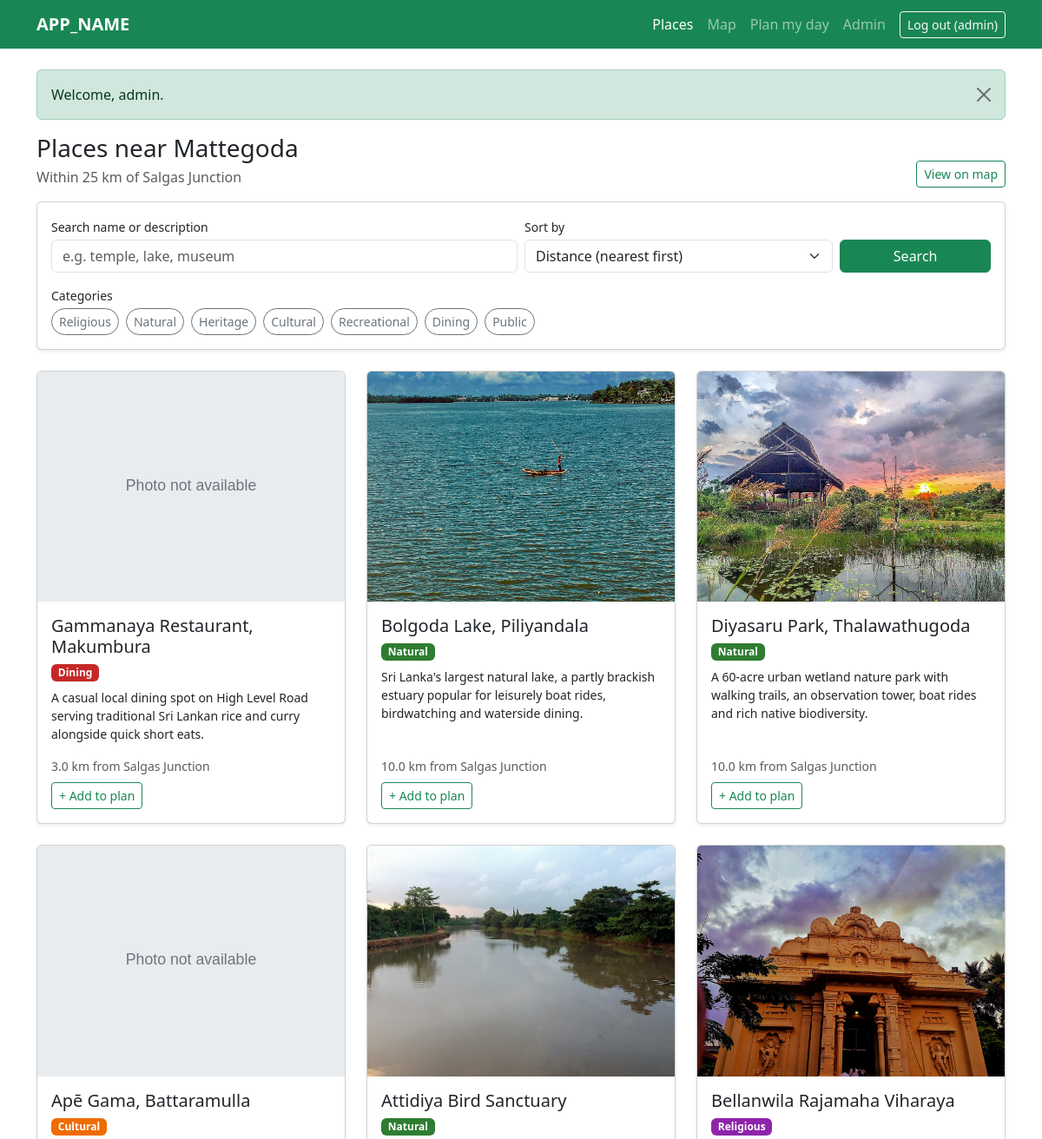
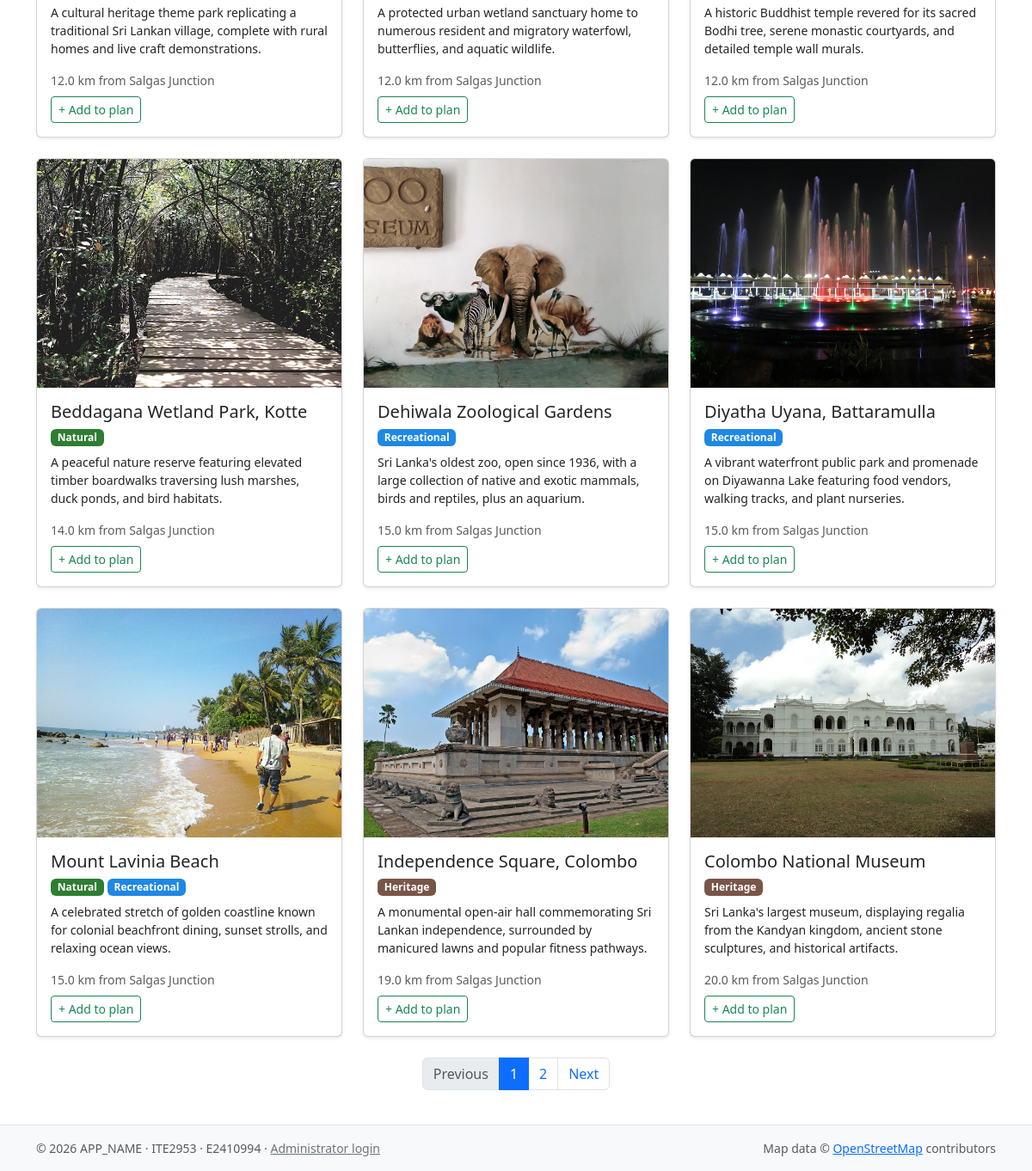
Page / (signed in) on the committed database (2 pictures, top to bottom).
### tables this page shows
CREATE TABLE category (
  category_id  TINYINT UNSIGNED NOT NULL AUTO_INCREMENT,
  name         VARCHAR(30) NOT NULL,
  badge_colour CHAR(7)     NOT NULL,
  marker_icon  VARCHAR(50) NULL,
  PRIMARY KEY (category_id),
  UNIQUE KEY uq_category_name (name)
);

CREATE TABLE place (
  place_id           INT UNSIGNED NOT NULL AUTO_INCREMENT,
  name               VARCHAR(120) NOT NULL,
  summary            VARCHAR(200) NOT NULL,
  description        TEXT         NOT NULL,
  latitude           DECIMAL(9,6) NOT NULL,
  longitude          DECIMAL(9,6) NOT NULL,
  access_point       VARCHAR(150) NULL,
  opening_time       TIME NULL,
  closing_time       TIME NULL,
  closed_days        SET('Mon','Tue','Wed','Thu','Fri','Sat','Sun','Poya') NOT NULL DEFAULT '',
  entry_fee          VARCHAR(120) NULL,
  best_time          VARCHAR(120) NULL,
  visit_duration_min SMALLINT UNSIGNED NULL,
  travel_tips        TEXT NULL,
  facilities         VARCHAR(255) NULL,
  distance_km        DECIMAL(5,2) NULL,
  travel_min         SMALLINT UNSIGNED NULL,
  info_source        VARCHAR(255) NULL,
  is_active          TINYINT(1) NOT NULL DEFAULT 1,
  created_at         DATETIME NOT NULL DEFAULT CURRENT_TIMESTAMP,
  updated_at         DATETIME NOT NULL DEFAULT CURRENT_TIMESTAMP ON UPDATE CURRENT_TIMESTAMP,
  PRIMARY KEY (place_id),
  KEY idx_place_active_distance (is_active, distance_km)
);

### includes/bootstrap.php (called while the page is built, shortened)
<?php
require_once __DIR__ . '/helpers.php';
spl_autoload_register(function (string $class): void {
    $file = __DIR__ . '/../src/' . $class . '.php';
});

### src/Database.php (called while the page is built, shortened)
<?php
final class Database
{
    private static ?PDO $pdo = null;
    public static function getConnection(): PDO
    {
        if (self::$pdo === null) {
            $dsn = sprintf(
                'mysql:host=%s;port=%d;dbname=%s;charset=utf8mb4',
                DB_HOST, DB_PORT, DB_NAME
            );
            self::$pdo = new PDO($dsn, DB_USER, DB_PASS, [
                PDO::ATTR_ERRMODE            => PDO::ERRMODE_EXCEPTION,
                PDO::ATTR_DEFAULT_FETCH_MODE => PDO::FETCH_ASSOC,
                PDO::ATTR_EMULATE_PREPARES   => false,
            ]);
        }
        return self::$pdo;
    }
}

### src/Category.php (called while the page is built, shortened)
<?php
final class Category
{
    private static ?array $cache = null;
    public static function findAll(): array
    {
        if (self::$cache === null) {
            self::$cache = [];
            $rows = Database::getConnection()
                ->query('SELECT category_id, name, badge_colour, marker_icon FROM category ORDER BY category_id')
                ->fetchAll();
            foreach ($rows as $r) {
                self::$cache[(int) $r['category_id']] = new self(
                    (int) $r['category_id'],
                    $r['name'],
                    $r['badge_colour'],
                    $r['marker_icon']
                );
            }
        }
        return self::$cache;
    }
}

### includes/helpers.php (called while the page is built, shortened)
<?php
function h(?string $value): string
{
    return htmlspecialchars($value ?? '', ENT_QUOTES | ENT_SUBSTITUTE, 'UTF-8');
}
function url(string $path = ''): string
{
    return BASE_URL . '/' . ltrim($path, '/');
}
function selected_categories(array $all): array
{
    $selected = [];
    return array_values(array_unique($selected));
}
function search_keyword(): string
{
    $q = is_string($_GET['q'] ?? null) ? trim($_GET['q']) : '';
    return mb_substr($q, 0, 100);
}
function filter_query(array $categories, string $q): string
{
    return http_build_query(array_filter(['cat' => $categories, 'q' => $q], fn($v) => $v !== '' && $v !== []));
}

### src/Place.php (called while the page is built, shortened)
<?php
final class Place
{
    public readonly array $categoryIds;
    private function __construct(array $row)
    {
        $float = fn(string $k): ?float => isset($row[$k]) ? (float) $row[$k] : null;
        $this->placeId     = (int) $row['place_id'];
        $this->name        = $row['name'];
        $this->summary     = $row['summary'] ?? '';
        $this->distanceKm  = $float('distance_km');
        $this->categoryIds = isset($row['category_ids'])
            ? array_map('intval', explode(',', $row['category_ids']))
            : [];
        $this->thumbPath   = $row['thumb_path'] ?? null;
    }
    public static function findAll(array $filters = [], string $sort = 'distance_asc'): array
    {
        $orderBy = self::SORTS[$sort] ?? self::SORTS['distance_asc'];
        $where   = ['p.is_active = 1'];
        $params  = [];
        $categoryIds = $filters['categories'] ?? [];
        $keyword = trim($filters['q'] ?? '');
        $sql = 'SELECT p.place_id, p.name, p.summary, p.distance_km, p.latitude, p.longitude,
                       p.opening_time, p.closing_time, p.closed_days, p.visit_duration_min, p.travel_tips,
                       GROUP_CONCAT(pc.category_id ORDER BY pc.is_primary DESC, pc.category_id) AS category_ids,
                       (SELECT ph.file_path
                          FROM place_photo ph
                         WHERE ph.place_id = p.place_id
                         ORDER BY ph.sort_order, ph.photo_id
                         LIMIT 1) AS thumb_path
                  FROM place p
                  LEFT JOIN place_category pc ON pc.place_id = p.place_id
                 WHERE ' . implode(' AND ', $where) . '
                 GROUP BY p.place_id, p.name, p.summary, p.distance_km, p.latitude, p.longitude,
                          p.opening_time, p.closing_time, p.closed_days, p.visit_duration_min, p.travel_tips
                 ORDER BY ' . $orderBy;
        $stmt = Database::getConnection()->prepare($sql);
        $stmt->execute($params);
        return array_map(fn(array $row) => new self($row), $stmt->fetchAll());
    }
    public function getCategories(): array
    {
        $all = Category::findAll();
        return array_values(array_filter(
            array_map(fn(int $id) => $all[$id] ?? null, $this->categoryIds)
        ));
    }
}

### index.php (the view, shortened to what this page needs)
<?php
require __DIR__ . '/includes/bootstrap.php';
$sortOptions = [
    'distance_asc'  => 'Distance (nearest first)',
    'distance_desc' => 'Distance (farthest first)',
    'name'          => 'Name (A–Z)',
];
$sort = $_GET['sort'] ?? 'distance_asc';
$allCategories = Category::findAll();
$selected      = selected_categories($allCategories);
$q             = search_keyword();
$mapUrl        = url('map.php' . (filter_query($selected, $q) !== '' ? '?' . filter_query($selected, $q) : ''));
$places     = Place::findAll(['categories' => $selected, 'q' => $q], $sort);
$total      = count($places);
$totalPages = max(1, (int) ceil($total / PER_PAGE));
$page       = filter_input(INPUT_GET, 'page', FILTER_VALIDATE_INT, ['options' => ['min_range' => 1]]) ?: 1;
$page       = min($page, $totalPages);
$pagePlaces = array_slice($places, ($page - 1) * PER_PAGE, PER_PAGE);
$baseQuery = array_filter(['q' => $q, 'cat' => $selected, 'sort' => $sort], fn($v) => $v !== '' && $v !== []);
$pageUrl   = fn(int $n): string => url('index.php?' . http_build_query($baseQuery + ['page' => $n]));
$clearUrl  = url('index.php?' . http_build_query(['sort' => $sort]));
require __DIR__ . '/includes/header.php';
?>
<div class="d-flex flex-wrap justify-content-between align-items-end gap-2 mb-3">
  <div>
    <h1 class="h3 mb-1">Places near Mattegoda</h1>
    <p class="text-muted mb-0">Within 25 km of Salgas Junction</p>
  </div>
  <a class="btn btn-outline-success btn-sm" href="<?= h($mapUrl) ?>">View on map</a>
</div>
<form method="get" class="card card-body shadow-sm mb-4" role="search" aria-label="Filter places">
  <div class="row g-2 align-items-end">
    <div class="col-md-6">
      <label for="q" class="form-label small mb-1">Search name or description</label>
      <input type="search" id="q" name="q" class="form-control" value="<?= h($q) ?>"
             maxlength="100" placeholder="e.g. temple, lake, museum">
    </div>
    <div class="col-7 col-md-4">
      <label for="sort" class="form-label small mb-1">Sort by</label>
      <select id="sort" name="sort" class="form-select" onchange="this.form.submit()">
        <?php foreach ($sortOptions as $value => $label): ?>
          <option value="<?= h($value) ?>" <?= $value === $sort ? 'selected' : '' ?>><?= h($label) ?></option>
        <?php endforeach; ?>
      </select>
    </div>
    <div class="col-5 col-md-2 d-grid">
      <button type="submit" class="btn btn-success">Search</button>
    </div>
  </div>
  <fieldset class="mt-3">
    <legend class="form-label small mb-1">Categories</legend>
    <div class="d-flex flex-wrap gap-2">
      <?php foreach ($allCategories as $cat): ?>
        <?php $id = 'cat-' . $cat->categoryId; ?>
        <label class="btn btn-sm btn-outline-secondary rounded-pill" for="<?= $id ?>">
          <?= h(ucfirst($cat->name)) ?>
        </label>
      <?php endforeach; ?>
    </div>
  </fieldset>
</form>
<?php if ($total === 0): ?>
  <div class="text-center py-5" aria-live="polite">
    <p class="lead mb-3">No places found</p>
    <a class="btn btn-outline-success" href="<?= h($clearUrl) ?>">Clear all filters</a>
  </div>
<?php else: ?>
  <div class="row row-cols-1 row-cols-sm-2 row-cols-lg-3 g-4">
    <?php foreach ($pagePlaces as $place): ?>
      <div class="col">
        <article class="card h-100 place-card shadow-sm">
          <img src="<?= h(url($place->thumbPath ?? 'assets/img/placeholder.svg')) ?>"
               class="card-img-top" alt="<?= h($place->name) ?>" loading="lazy">
          <div class="card-body d-flex flex-column">
            <h2 class="h5 card-title">
              <a class="stretched-link text-decoration-none text-reset"
                 href="<?= h(url('place.php?id=' . $place->placeId)) ?>"><?= h($place->name) ?></a>
            </h2>
            <div class="mb-2 d-flex flex-wrap gap-1">
              <?php foreach ($place->getCategories() as $cat): ?>
                <span class="badge badge-cat" style="background-color: <?= h($cat->badgeColour) ?>">
                  <?= h(ucfirst($cat->name)) ?>
                </span>
              <?php endforeach; ?>
            </div>
            <p class="card-text small flex-grow-1"><?= h($place->summary) ?></p>
            <p class="card-text small text-muted mb-0">
              <?= $place->distanceKm !== null
                    ? h(number_format($place->distanceKm, 1)) . ' km from Salgas Junction'
                    : 'Distance not available' ?>
            </p>
            <button type="button" class="btn btn-sm btn-outline-success btn-plan mt-2 align-self-start"
                    data-add-to-plan="<?= $place->placeId ?>" data-name="<?= h($place->name) ?>">+ Add to plan</button>
          </div>
        </article>
      </div>
    <?php endforeach; ?>
  </div>
  <?php if ($totalPages > 1): ?>
    <nav class="mt-4" aria-label="Place list pages">
      <ul class="pagination justify-content-center">
        <li class="page-item <?= $page === 1 ? 'disabled' : '' ?>">
          <a class="page-link" href="<?= h($pageUrl($page - 1)) ?>"
             <?= $page === 1 ? 'tabindex="-1" aria-disabled="true"' : '' ?>>Previous</a>
        </li>
        <?php for ($n = 1; $n <= $totalPages; $n++): ?>
          <li class="page-item <?= $n === $page ? 'active' : '' ?>">
            <a class="page-link" href="<?= h($pageUrl($n)) ?>"
               <?= $n === $page ? 'aria-current="page"' : '' ?>><?= $n ?></a>
          </li>
        <?php endfor; ?>
        <li class="page-item <?= $page === $totalPages ? 'disabled' : '' ?>">
          <a class="page-link" href="<?= h($pageUrl($page + 1)) ?>"
             <?= $page === $totalPages ? 'tabindex="-1" aria-disabled="true"' : '' ?>>Next</a>
        </li>
      </ul>
    </nav>
  <?php endif; ?>
<?php endif; ?>
<?php require __DIR__ . '/includes/footer.php'; ?>

### assets/css/style.css (style rules this page uses)
.place-card img { aspect-ratio: 4 / 3; object-fit: cover; }
.badge-cat { color: #fff; }
.place-card { transition: transform .15s ease, box-shadow .15s ease; }
.btn-plan { position: relative; z-index: 2; }

### rows in the picture
category: name "Religious"
category: name "Natural"
category: name "Heritage"
category: name "Cultural"
category: name "Recreational"
category: name "Dining"
category: name "Public"
place: name "Gammanaya Restaurant, Makumbura", summary "A casual local dining spot on High Level Road serving traditional Sri Lankan rice and curry alongside quick short eats.", distance_km "3.0"
place: shows a picture, name "Bolgoda Lake, Piliyandala", summary "Sri Lanka's largest natural lake, a partly brackish estuary popular for leisurely boat rides, birdwatching and waterside dining.", distance_km "10.0"
place: shows a picture, name "Diyasaru Park, Thalawathugoda", summary "A 60-acre urban wetland nature park with walking trails, an observation tower, boat rides and rich native biodiversity.", distance_km "10.0"
place: name "Apē Gama, Battaramulla", summary "A cultural heritage theme park replicating a traditional Sri Lankan village, complete with rural homes and live craft demonstrations.", distance_km "12.0"
place: shows a picture, name "Attidiya Bird Sanctuary", summary "A protected urban wetland sanctuary home to numerous resident and migratory waterfowl, butterflies, and aquatic wildlife.", distance_km "12.0"
place: shows a picture, name "Bellanwila Rajamaha Viharaya", summary "A historic Buddhist temple revered for its sacred Bodhi tree, serene monastic courtyards, and detailed temple wall murals.", distance_km "12.0"
place: shows a picture, name "Beddagana Wetland Park, Kotte", summary "A peaceful nature reserve featuring elevated timber boardwalks traversing lush marshes, duck ponds, and bird habitats.", distance_km "14.0"
place: shows a picture, name "Dehiwala Zoological Gardens", summary "Sri Lanka's oldest zoo, open since 1936, with a large collection of native and exotic mammals, birds and reptiles, plus an aquarium.", distance_km "15.0"
place: shows a picture, name "Diyatha Uyana, Battaramulla", summary "A vibrant waterfront public park and promenade on Diyawanna Lake featuring food vendors, walking tracks, and plant nurseries.", distance_km "15.0"
place: shows a picture, name "Mount Lavinia Beach", summary "A celebrated stretch of golden coastline known for colonial beachfront dining, sunset strolls, and relaxing ocean views.", distance_km "15.0"
place: shows a picture, name "Independence Square, Colombo", summary "A monumental open-air hall commemorating Sri Lankan independence, surrounded by manicured lawns and popular fitness pathways.", distance_km "19.0"
place: shows a picture, name "Colombo National Museum", summary "Sri Lanka's largest museum, displaying regalia from the Kandyan kingdom, ancient stone sculptures, and historical artifacts.", distance_km "20.0"

### other values in the picture
APP_NAME "APP_NAME"
$label "Places"
$label "Map"
$label "Plan my day"
$label "Admin"
$_SESSION['admin_name'] "admin"
$f['message'] "Welcome, admin."
form field sort "Distance (nearest first)"
